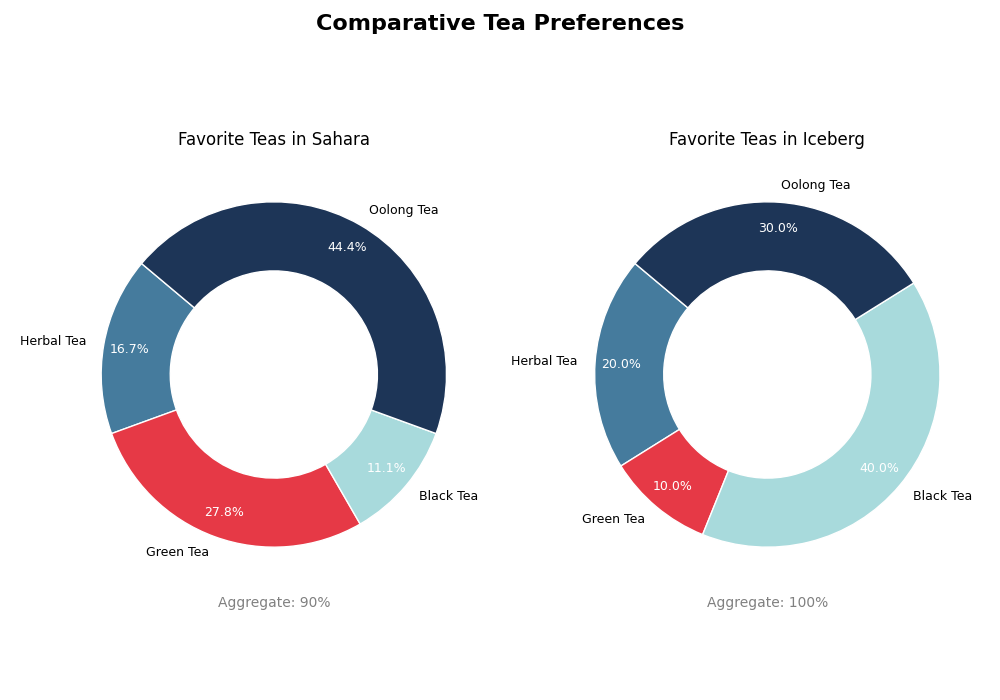

Generate this figure with Python:
import matplotlib.pyplot as plt
import numpy as np

regions = ["Sahara", "Iceberg"]
tea_types = ["Herbal Tea", "Green Tea", "Black Tea", "Oolong Tea"]
consumption_sahara = [15, 25, 10, 40]
consumption_iceberg = [20, 10, 40, 30]

consumption_data = [consumption_sahara, consumption_iceberg]
shuffled_colors = ['#457b9d', '#e63946', '#a8dadc', '#1d3557']

fig, ax = plt.subplots(1, 2, figsize=(10, 7), subplot_kw=dict(aspect="equal"))

for i, data in enumerate(consumption_data):
    wedges, texts, autotexts = ax[i].pie(
        data, colors=shuffled_colors, wedgeprops=dict(width=0.4, edgecolor='w'), startangle=140,
        labels=tea_types, autopct='%1.1f%%', pctdistance=0.85, textprops=dict(color="w", fontsize=9)
    )
    for text in texts:
        text.set_color('black')
    ax[i].set_title(f'Favorite Teas in {regions[i]}', fontsize=12, pad=10)
    ax[i].set_xlabel(f'Aggregate: {sum(data)}%', fontsize=10, color='gray')

plt.suptitle("Comparative Tea Preferences", fontsize=16, fontweight='bold', y=0.98)

plt.tight_layout(rect=[0, 0.03, 1, 0.95])

plt.show()
